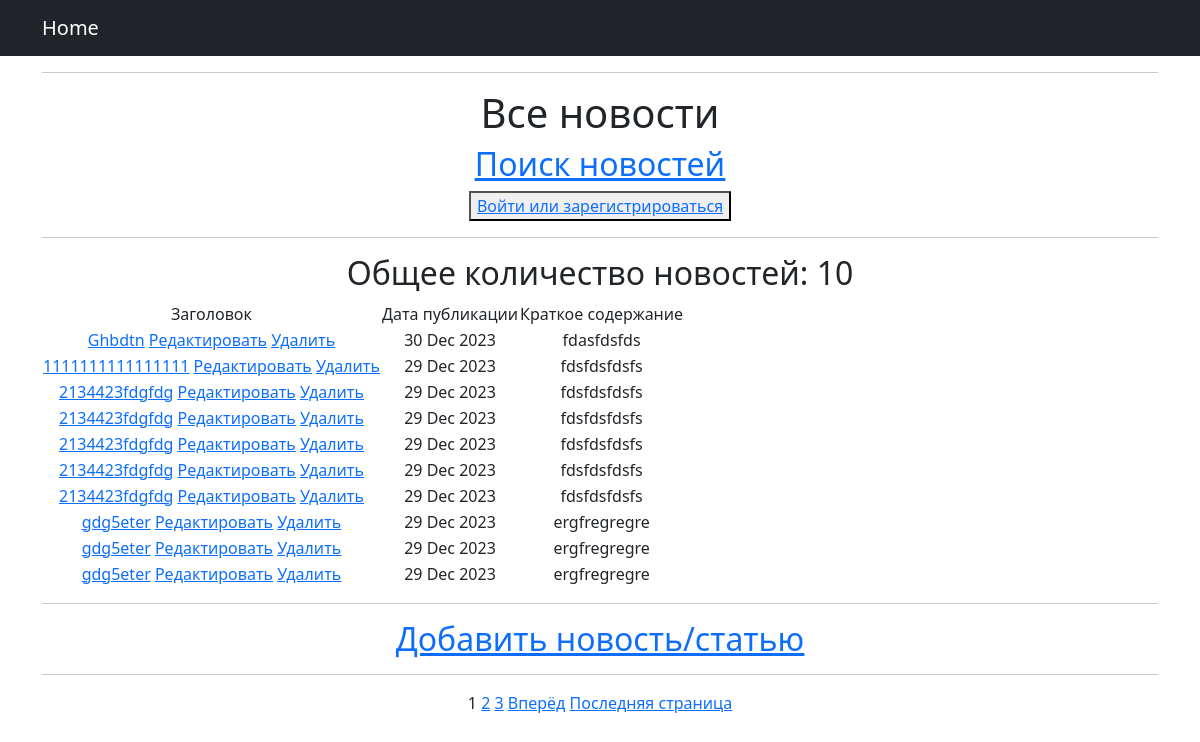
Before: /news/ with the older database file.
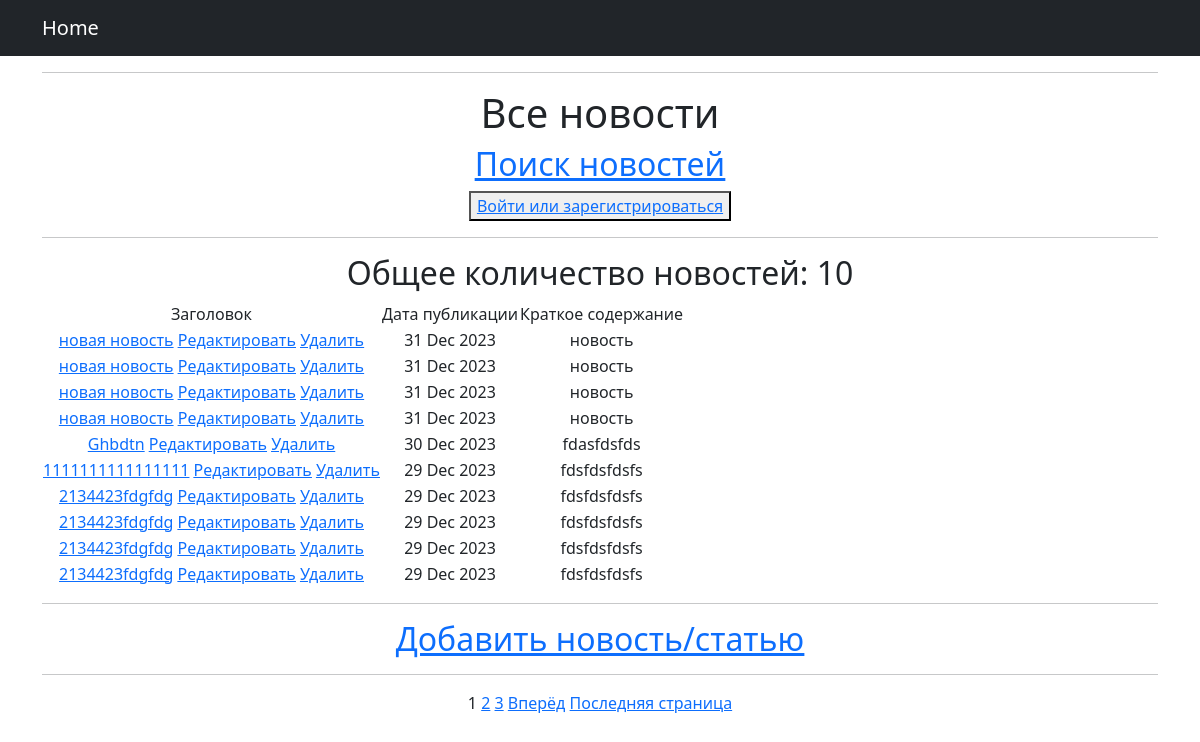
After: the same page with the newer database file.
### news_p/models.py (models this page shows, shortened)
class Post(models.Model):
    news = 'NW'
    article = "AR"
    POST_TYPE = [(news, 'Новость'), (article, 'Статья'),]
    type = models.CharField(max_length=2, choices=POST_TYPE, default=news)
    date = models.DateTimeField(auto_now_add=True)
    title = models.CharField(max_length=255)
    text = models.TextField()
    rating = models.IntegerField(default=0)
    author = models.ForeignKey(Author, on_delete=models.CASCADE)
    category = models.ManyToManyField(Category, through='PostCategory')

### news_p/views.py (the view)
# urls.py: path('', PostList.as_view()),
class PostList(ListView):
    model = Post
    ordering = '-date'
    template_name = 'all_news.html'
    context_object_name = 'posts'
    paginate_by = 10
    def get_queryset(self):
        queryset = super().get_queryset()
        self.filterset = PostFilter(self.request.GET, queryset)
        return self.filterset.qs

### news_p/templatetags/custom_filters.py (called while the page is built)
@register.filter()
def censor(value):
    if type(value) != str:
        raise TypeError('Необходимо передать строку!')
    else:
        for word in value.split():
            if word.lower() in CENS_LIST:
                cens_word = word[0] + ((len(word) - 1) * '*')
                value = value.replace(word, cens_word)
    return value

### news_p/templatetags/custom_tags.py (called while the page is built)
@register.simple_tag(takes_context=True)
def url_replace(context, **kwargs):
   d = context['request'].GET.copy()
   for k, v in kwargs.items():
       d[k] = v
   return d.urlencode()

### templates/all_news.html (shortened to what this page needs)
{% extends 'flatpages/default.html' %}
{% load custom_filters %}
{% load custom_tags %}
{% block title %}
<hr>
<h1>Все новости</h1>
<a href="{% url 'search' %}"><u><h2>Поиск новостей</h2></u></a>
    {% if request.user.username %}
        <h2>{{ request.user.username }}</h2>
        <button><a href="{% url 'profile' %}">В личный кабинет</a></button>
    {% else %}
        <button><a href="{% url 'profile' %}">Войти или зарегистрироваться</a></button>
    {% endif %}
<hr>
{% endblock title %}
{% block content %}
<h2>Общее количество новостей: {{ posts|length }}</h2>
<table>
    <thead>
        <td> Заголовок </td>
        <td> Дата публикации </td>
        <td> Краткое содержание </td>
    </thead>
    {% for post in posts %}
        <tr>
            <td>
                <a href="{% url 'news_detail' post.id %}">{{ post.title|censor }}</a>
                <a href="{% url 'news_edit' post.id %}"><u>Редактировать</u></a>
                <a href="{% url 'news_delete' post.id %}"><u>Удалить</u></a>
            </td>
            <td>{{ post.date|date:'d M Y' }}</td>
            <td>{{ post.text|truncatechars:20|censor }}</td>
        </tr>
    {% endfor %}
</table>
<hr>
<a href="{% url 'news_add' %}"><h2>Добавить новость/статью</h2></a>
<hr>
{% if is_paginated %}
    {% for num in page_obj.paginator.page_range %}
        {% if page_obj.number == num %}
            <a>{{ num }}</a>
        {% elif num > page_obj.number|add:'-3' and num < page_obj.number|add:'3' %}            <a href="?{% url_replace page=num %}">{{ num }}</a>
        {% endif %}
    {% endfor %}
    {% if page_obj.has_next %}
        <a href="?{% url_replace page=page_obj.next_page_number %}">Вперёд</a>
        <a href="?{% url_replace page=page_obj.paginator.num_pages %}">Последняя страница</a>
    {% endif %}
{% endif %}
{% endblock content %}

Changed rows visible on the page:
no longer on this page (row unchanged): Post: title|censor "2134423fdgfdg", date "29 Dec 2023", text|censor "fdsfdsfdsfs"
no longer on this page (row unchanged): Post: title|censor "gdg5eter", date "29 Dec 2023", text|censor "ergfregregre"
no longer on this page (row unchanged): Post: title|censor "gdg5eter", date "29 Dec 2023", text|censor "ergfregregre"
no longer on this page (row unchanged): Post: title|censor "gdg5eter", date "29 Dec 2023", text|censor "ergfregregre"
added Post: title|censor "новая новость", date "31 Dec 2023", text|censor "новость"
added Post: title|censor "новая новость", date "31 Dec 2023", text|censor "новость"
added Post: title|censor "новая новость", date "31 Dec 2023", text|censor "новость"
added Post: title|censor "новая новость", date "31 Dec 2023", text|censor "новость"
